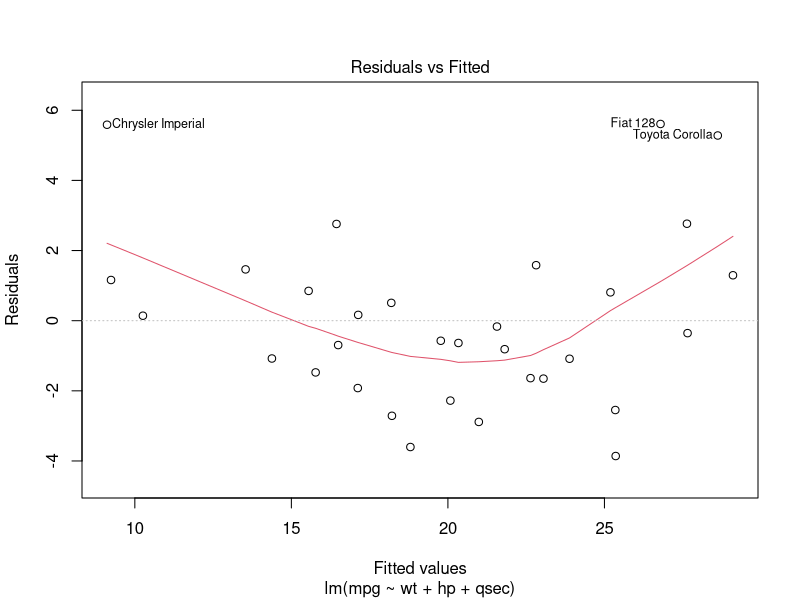
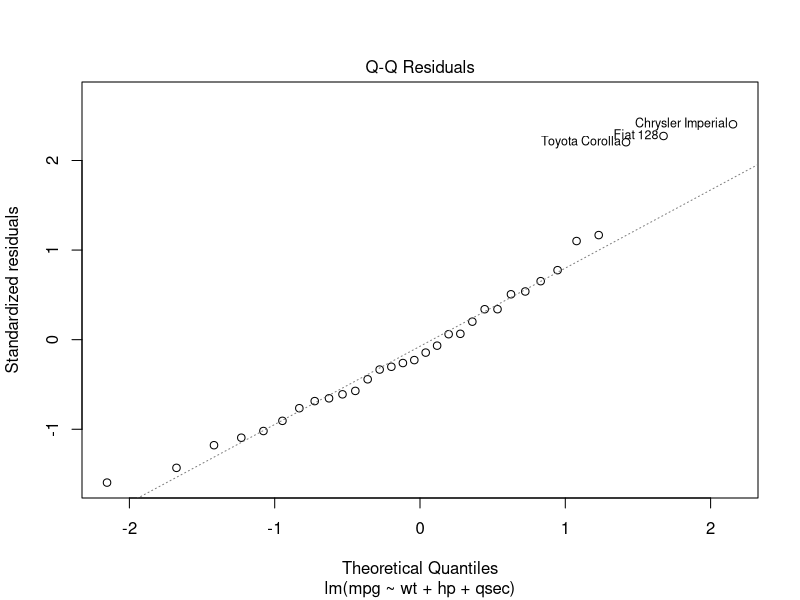
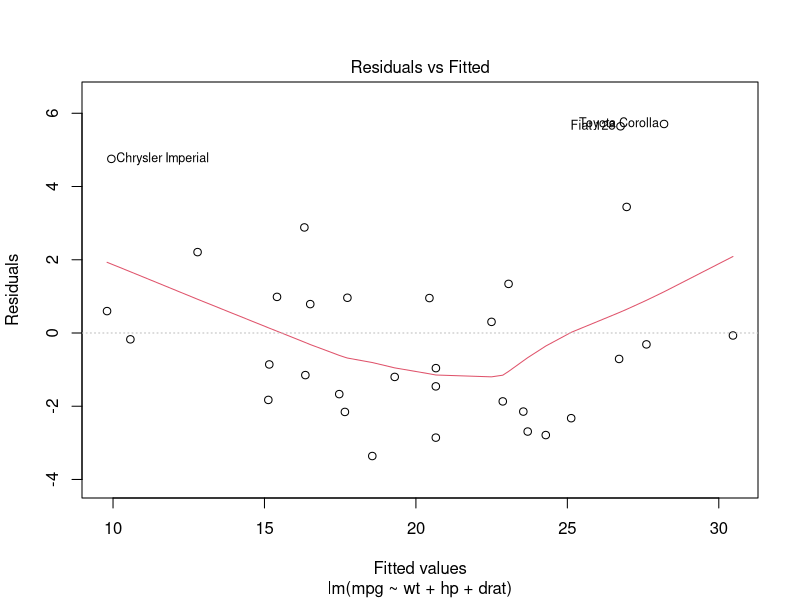
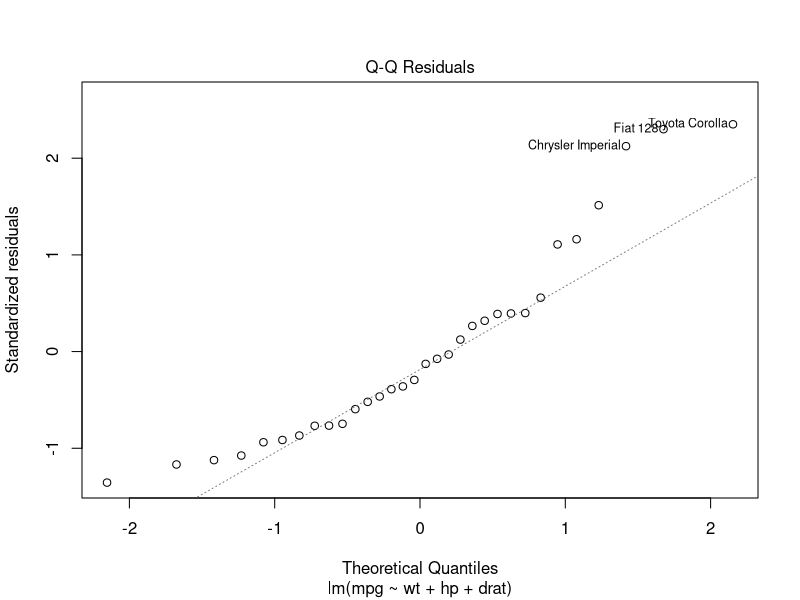
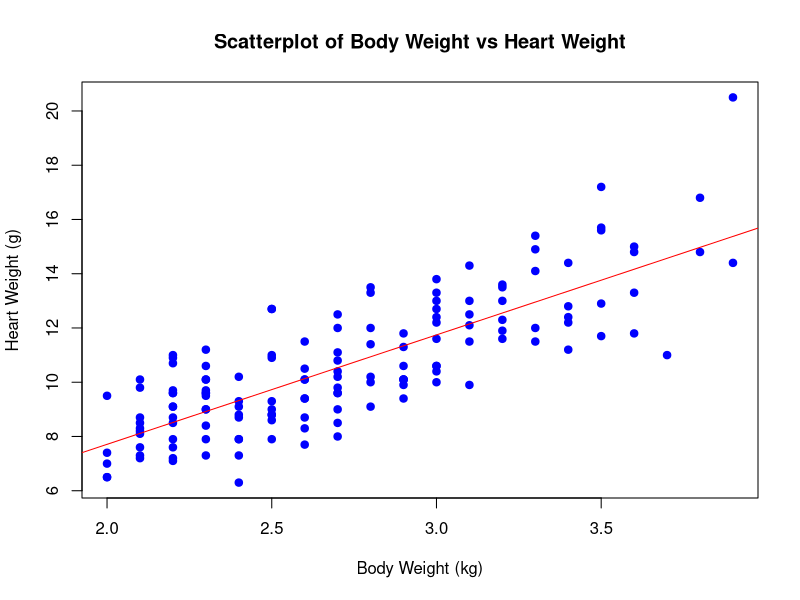
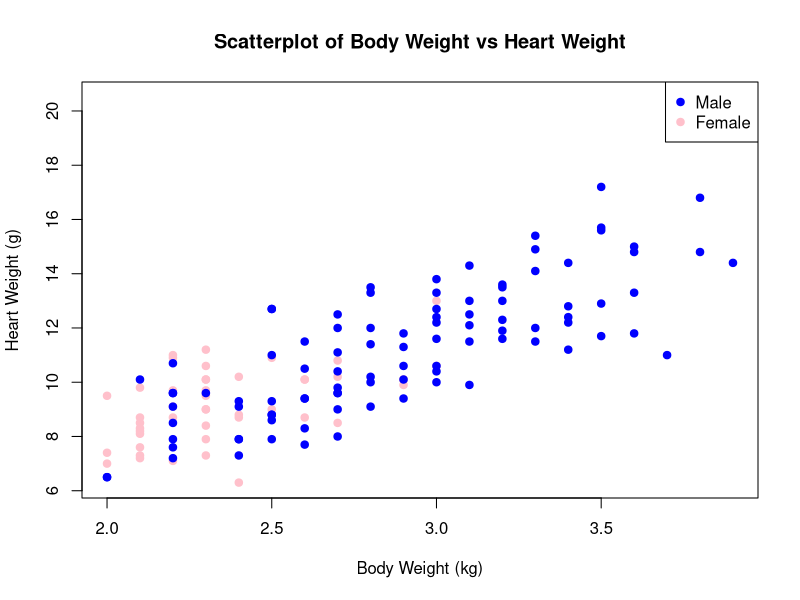
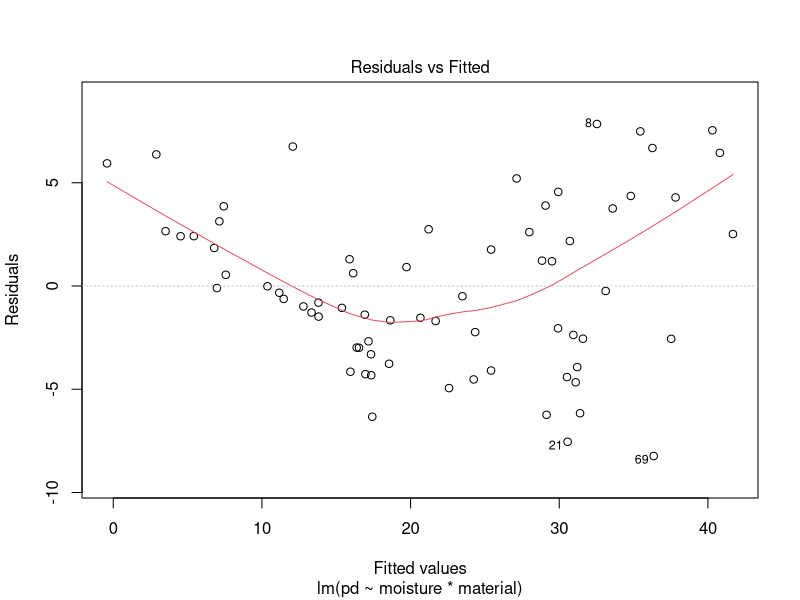
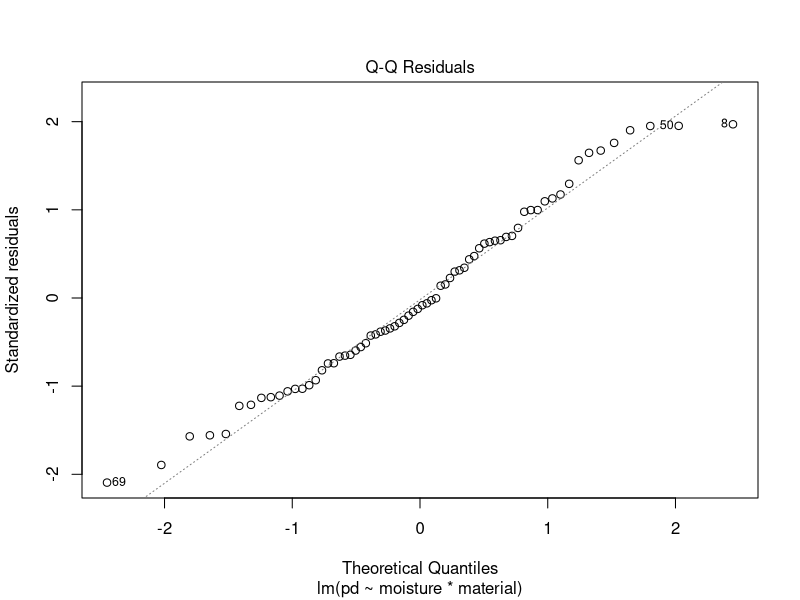

Generate these figures, in order, with R:
## ---- chunk 1
knitr::opts_chunk$set(echo=T,eval=T,message=F,warning=F,fig.align='center')
library(tidyverse)
## ---- chunk 2
head(mtcars, 10)
## ---- chunk 3
# Fit a regression model with mpg as the response variable
lm.mtcars <- lm(mpg ~ wt + hp + qsec, data = mtcars)

# Inspect residual plots
plot(lm.mtcars, ask = FALSE, which = 1:2)

## ---- chunk 4
lm.mtcars <- lm(mpg ~ wt + hp + drat, data = mtcars)

plot(lm.mtcars,ask=F,which=1:2)
## ---- chunk 5
lm.mtcars <- lm(mpg ~ wt + hp + qsec, data = mtcars)
summary(lm.mtcars)
## ---- chunk 6
lm.mtcars <- lm(mpg ~ wt + hp + qsec, data = mtcars)
confint(lm.mtcars, level = 0.95)
## ---- chunk 7
library(MASS)
head(cats)
## ---- chunk 8
# Load the MASS library
library(MASS)

# Extract the cats dataset
data(cats)

# Create a scatterplot of Bwt vs Hwt
plot(cats$Bwt, cats$Hwt,
     xlab = "Body Weight (kg)",
     ylab = "Heart Weight (g)",
     main = "Scatterplot of Body Weight vs Heart Weight",
     pch = 19, col = "blue")

# Add a trend line
abline(lm(Hwt ~ Bwt, data = cats), col = "red")

## ---- chunk 9
# Fit a linear model predicting Hwt from Bwt
lm.cats <- lm(Hwt ~ Bwt, data = cats)

# View the summary of the fitted model
summary(lm.cats)

## ---- chunk 10
# Load the MASS library
library(MASS)

# Extract the cats dataset
data(cats)

# Create a scatterplot of Bwt vs Hwt with points colored by Sex
plot(cats$Bwt, cats$Hwt,
     xlab = "Body Weight (kg)",
     ylab = "Heart Weight (g)",
     main = "Scatterplot of Body Weight vs Heart Weight",
     pch = 19, col = ifelse(cats$Sex == "M", "blue", "pink"))

# Add a legend
legend("topright", legend = c("Male", "Female"), col = c("blue", "pink"), pch = 19)

## ---- chunk 11
# Fit the linear regression model with an interaction term between Bwt and Sex
lm.cats <- lm(Hwt ~ Bwt * Sex, data = cats)

# View the summary of the model to inspect coefficients
summary(lm.cats)

## ---- chunk 12
# Load necessary library
library(readr)

# Read the CSV file
clay_sample <- read_csv("clay_sample.csv", show_col_types = FALSE)
head(clay_sample)
## ---- chunk 13
lm.clay <- lm(pd ~   moisture * material, data = clay_sample)

summary(lm.clay)
## ---- chunk 14
dim(clay_sample)


## ---- chunk 15

plot(lm.clay, which = 1:2)

## ---- chunk 16
data <- read.csv("multData.csv")
print("First few rows of the dataset:")
head(data)
## ---- chunk 17
# Fit multiple regression model
model <- lm(Y ~ X1 + X2, data = data)

summary(model)

## ---- chunk 18

model_interaction <- lm(Y ~ X1 * X2, data = data)  # `X1 * X2` includes both main effects and interaction

summary(model_interaction)

cor(data$X1, data$X2)

## ---- chunk 19
# Fit the model with interaction and X3
model_full <- lm(Y ~ X1 * X2 + X3, data = data)

# Display summary of the model
summary(model_full)

## ---- chunk 20
# Add higher-order terms for X3
data$X3_squared <- data$X3^2
data$X3_cubed <- data$X3^3

# Fit the base model
model_base <- lm(Y ~ X1 * X2 + X3, data = data)

# Add X3^2
model_X3_squared <- lm(Y ~ X1 * X2 + X3 + X3_squared, data = data)

# Add X3^2 and X3^3
model_X3_cubed <- lm(Y ~ X1 * X2 + X3 + X3_squared + X3_cubed, data = data)

# Compare models
summary(model_base)
summary(model_X3_squared)
summary(model_X3_cubed)

# Use ANOVA to compare nested models
anova(model_base, model_X3_squared)
anova(model_X3_squared, model_X3_cubed)

# Plot diagnostic plots for the best model
par(mfrow = c(2, 2))
plot(model_X3_squared)

